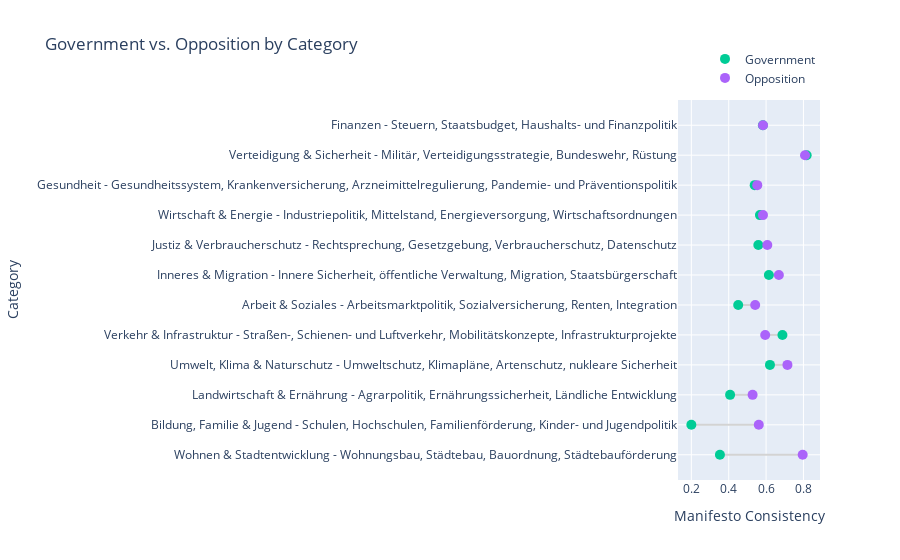

Notebook code cell kept with this figure:
### Code cell
import plotly.graph_objects as go


df = (
    predictions.groupby(["is_governing", "category"])["vote_correct"]
    .mean()
    .to_frame()
    .reset_index()
    .sort_values(by=["is_governing", "vote_correct"], ascending=[True, False])
)

votes_per_category = predictions.groupby("category")["vote_id"].nunique()
statistically_relevant = votes_per_category[votes_per_category > 10].index
df = df[df["category"].isin(statistically_relevant)]

# assume df is your DataFrame
# sort categories so the largest gaps stand out (optional)
# you could sort by abs difference:
diffs = df.pivot(index="category", columns="is_governing", values="vote_correct")
diffs["gap"] = (diffs[True] - diffs[False]).abs()
ordered_cats = diffs.sort_values("gap", ascending=False).index.tolist()
df["category"] = pd.Categorical(df["category"], categories=ordered_cats, ordered=True)

fig = go.Figure()

# add a line for each category
for cat in ordered_cats:
    sub = df[df["category"] == cat]
    fig.add_trace(
        go.Scatter(
            x=sub["vote_correct"],
            y=[cat, cat],
            mode="lines",
            line=dict(color="lightgray"),
            showlegend=False,
            hoverinfo="none",
        )
    )

# add the two sets of points
fig.add_trace(
    go.Scatter(
        x=df[df["is_governing"] == True]["vote_correct"],
        y=df[df["is_governing"] == True]["category"],
        mode="markers",
        name="Government",
        marker=dict(symbol="circle", size=10),
    )
)
fig.add_trace(
    go.Scatter(
        x=df[df["is_governing"] == False]["vote_correct"],
        y=df[df["is_governing"] == False]["category"],
        mode="markers",
        name="Opposition",
        marker=dict(symbol="circle", size=10),
    )
)

fig.update_layout(
    title="Government vs. Opposition by Category",
    xaxis_title="Manifesto Consistency",
    yaxis_title="Category",
    legend=dict(orientation="h", yanchor="bottom", y=1.02, xanchor="right", x=1),
)

fig.show()

### Figure 1 — Plotly figure (JSON) as saved in the notebook; plotly's stock layout.template omitted (floating-point values rounded to 4 significant figures)
{"data": [{"hoverinfo": "none", "line": {"color": "lightgray"}, "mode": "lines", "showlegend": false, "type": "scatter", "x": [0.7959, 0.3529], "y": ["Wohnen & Stadtentwicklung - Wohnungsbau, Städtebau, Bauordnung, Städtebauförderung", "Wohnen & Stadtentwicklung - Wohnungsbau, Städtebau, Bauordnung, Städtebauförderung"]}, {"hoverinfo": "none", "line": {"color": "lightgray"}, "mode": "lines", "showlegend": false, "type": "scatter", "x": [0.561, 0.2], "y": ["Bildung, Familie & Jugend - Schulen, Hochschulen, Familienförderung, Kinder- und Jugendpolitik", "Bildung, Familie & Jugend - Schulen, Hochschulen, Familienförderung, Kinder- und Jugendpolitik"]}, {"hoverinfo": "none", "line": {"color": "lightgray"}, "mode": "lines", "showlegend": false, "type": "scatter", "x": [0.5278, 0.4074], "y": ["Landwirtschaft & Ernährung - Agrarpolitik, Ernährungssicherheit, Ländliche Entwicklung", "Landwirtschaft & Ernährung - Agrarpolitik, Ernährungssicherheit, Ländliche Entwicklung"]}, {"hoverinfo": "none", "line": {"color": "lightgray"}, "mode": "lines", "showlegend": false, "type": "scatter", "x": [0.7143, 0.6207], "y": ["Umwelt, Klima & Naturschutz - Umweltschutz, Klimapläne, Artenschutz, nukleare Sicherheit", "Umwelt, Klima & Naturschutz - Umweltschutz, Klimapläne, Artenschutz, nukleare Sicherheit"]}, {"hoverinfo": "none", "line": {"color": "lightgray"}, "mode": "lines", "showlegend": false, "type": "scatter", "x": [0.5952, 0.6875], "y": ["Verkehr & Infrastruktur - Straßen-, Schienen- und Luftverkehr, Mobilitätskonzepte, Infrastrukturprojekte", "Verkehr & Infrastruktur - Straßen-, Schienen- und Luftverkehr, Mobilitätskonzepte, Infrastrukturprojekte"]}, {"hoverinfo": "none", "line": {"color": "lightgray"}, "mode": "lines", "showlegend": false, "type": "scatter", "x": [0.5417, 0.4508], "y": ["Arbeit & Soziales - Arbeitsmarktpolitik, Sozialversicherung, Renten, Integration", "Arbeit & Soziales - Arbeitsmarktpolitik, Sozialversicherung, Renten, Integration"]}, {"hoverinfo": "none", "line": {"color": "lightgray"}, "mode": "lines", "showlegend": false, "type": "scatter", "x": [0.6683, 0.6149], "y": ["Inneres & Migration - Innere Sicherheit, öffentliche Verwaltung, Migration, Staatsbürgerschaft", "Inneres & Migration - Innere Sicherheit, öffentliche Verwaltung, Migration, Staatsbürgerschaft"]}, {"hoverinfo": "none", "line": {"color": "lightgray"}, "mode": "lines", "showlegend": false, "type": "scatter", "x": [0.6067, 0.5586], "y": ["Justiz & Verbraucherschutz - Rechtsprechung, Gesetzgebung, Verbraucherschutz, Datenschutz", "Justiz & Verbraucherschutz - Rechtsprechung, Gesetzgebung, Verbraucherschutz, Datenschutz"]}, {"hoverinfo": "none", "line": {"color": "lightgray"}, "mode": "lines", "showlegend": false, "type": "scatter", "x": [0.5833, 0.5672], "y": ["Wirtschaft & Energie - Industriepolitik, Mittelstand, Energieversorgung, Wirtschaftsordnungen", "Wirtschaft & Energie - Industriepolitik, Mittelstand, Energieversorgung, Wirtschaftsordnungen"]}, {"hoverinfo": "none", "line": {"color": "lightgray"}, "mode": "lines", "showlegend": false, "type": "scatter", "x": [0.5529, 0.539], "y": ["Gesundheit - Gesundheitssystem, Krankenversicherung, Arzneimittelregulierung, Pandemie- und Präventionspolitik", "Gesundheit - Gesundheitssystem, Krankenversicherung, Arzneimittelregulierung, Pandemie- und Präventionspolitik"]}, {"hoverinfo": "none", "line": {"color": "lightgray"}, "mode": "lines", "showlegend": false, "type": "scatter", "x": [0.8084, 0.8171], "y": ["Verteidigung & Sicherheit - Militär, Verteidigungsstrategie, Bundeswehr, Rüstung", "Verteidigung & Sicherheit - Militär, Verteidigungsstrategie, Bundeswehr, Rüstung"]}, {"hoverinfo": "none", "line": {"color": "lightgray"}, "mode": "lines", "showlegend": false, "type": "scatter", "x": [0.5837, 0.5829], "y": ["Finanzen - Steuern, Staatsbudget, Haushalts- und Finanzpolitik", "Finanzen - Steuern, Staatsbudget, Haushalts- und Finanzpolitik"]}, {"marker": {"size": 10, "symbol": "circle"}, "mode": "markers", "name": "Government", "type": "scatter", "x": [0.8171, 0.6875, 0.6207, 0.6149, 0.5829, 0.5672, 0.5586, 0.539, 0.4508, 0.4074, 0.3529, 0.2], "y": ["Verteidigung & Sicherheit - Militär, Verteidigungsstrategie, Bundeswehr, Rüstung", "Verkehr & Infrastruktur - Straßen-, Schienen- und Luftverkehr, Mobilitätskonzepte, Infrastrukturprojekte", "Umwelt, Klima & Naturschutz - Umweltschutz, Klimapläne, Artenschutz, nukleare Sicherheit", "Inneres & Migration - Innere Sicherheit, öffentliche Verwaltung, Migration, Staatsbürgerschaft", "Finanzen - Steuern, Staatsbudget, Haushalts- und Finanzpolitik", "Wirtschaft & Energie - Industriepolitik, Mittelstand, Energieversorgung, Wirtschaftsordnungen", "Justiz & Verbraucherschutz - Rechtsprechung, Gesetzgebung, Verbraucherschutz, Datenschutz", "Gesundheit - Gesundheitssystem, Krankenversicherung, Arzneimittelregulierung, Pandemie- und Präventionspolitik", "Arbeit & Soziales - Arbeitsmarktpolitik, Sozialversicherung, Renten, Integration", "Landwirtschaft & Ernährung - Agrarpolitik, Ernährungssicherheit, Ländliche Entwicklung", "Wohnen & Stadtentwicklung - Wohnungsbau, Städtebau, Bauordnung, Städtebauförderung", "Bildung, Familie & Jugend - Schulen, Hochschulen, Familienförderung, Kinder- und Jugendpolitik"]}, {"marker": {"size": 10, "symbol": "circle"}, "mode": "markers", "name": "Opposition", "type": "scatter", "x": [0.8084, 0.7959, 0.7143, 0.6683, 0.6067, 0.5952, 0.5837, 0.5833, 0.561, 0.5529, 0.5417, 0.5278], "y": ["Verteidigung & Sicherheit - Militär, Verteidigungsstrategie, Bundeswehr, Rüstung", "Wohnen & Stadtentwicklung - Wohnungsbau, Städtebau, Bauordnung, Städtebauförderung", "Umwelt, Klima & Naturschutz - Umweltschutz, Klimapläne, Artenschutz, nukleare Sicherheit", "Inneres & Migration - Innere Sicherheit, öffentliche Verwaltung, Migration, Staatsbürgerschaft", "Justiz & Verbraucherschutz - Rechtsprechung, Gesetzgebung, Verbraucherschutz, Datenschutz", "Verkehr & Infrastruktur - Straßen-, Schienen- und Luftverkehr, Mobilitätskonzepte, Infrastrukturprojekte", "Finanzen - Steuern, Staatsbudget, Haushalts- und Finanzpolitik", "Wirtschaft & Energie - Industriepolitik, Mittelstand, Energieversorgung, Wirtschaftsordnungen", "Bildung, Familie & Jugend - Schulen, Hochschulen, Familienförderung, Kinder- und Jugendpolitik", "Gesundheit - Gesundheitssystem, Krankenversicherung, Arzneimittelregulierung, Pandemie- und Präventionspolitik", "Arbeit & Soziales - Arbeitsmarktpolitik, Sozialversicherung, Renten, Integration", "Landwirtschaft & Ernährung - Agrarpolitik, Ernährungssicherheit, Ländliche Entwicklung"]}], "layout": {"legend": {"orientation": "h", "x": 1, "xanchor": "right", "y": 1.02, "yanchor": "bottom"}, "title": {"text": "Government vs. Opposition by Category"}, "xaxis": {"title": {"text": "Manifesto Consistency"}}, "yaxis": {"title": {"text": "Category"}}}}
